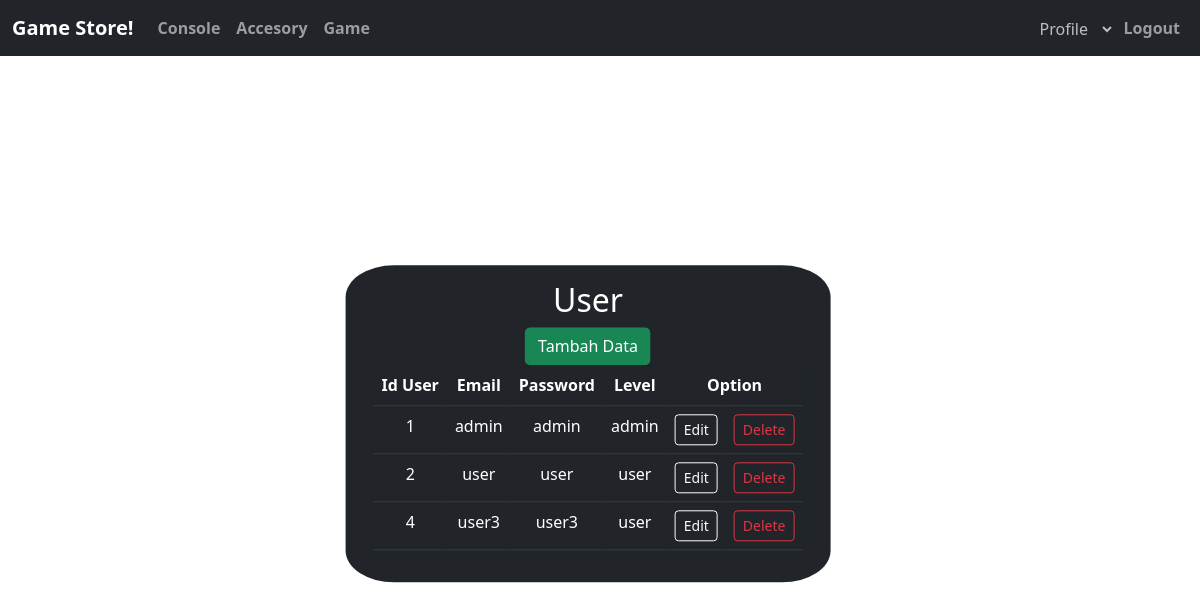
Page /page/user_admin.php on the committed database.
### tables this page shows
CREATE TABLE `user` (
  `id_user` int(11) NOT NULL,
  `username` varchar(20) NOT NULL,
  `password` varchar(20) NOT NULL,
  `level` varchar(20) NOT NULL
);

### page/user_admin.php (the view, shortened to what this page needs)
<!DOCTYPE html>
<html lang="en">
<head>
    <link rel="stylesheet" href="style.css">
    <link href="https://cdn.jsdelivr.net/npm/bootstrap@5.2.2/dist/css/bootstrap.min.css" rel="stylesheet"
>
</head>
<body>
    <nav class="navbar navbar-expand-lg fixed-top navbar-dark bg-dark">
        <div class="container-fluid">
            <div class="collapse navbar-collapse" id="navbarNav">
                <strong><a class="navbar-brand" href="#">Game Store!</a>
                </strong>
                <strong>
                    <ul class="navbar-nav">
                        <li class="nav-item">
                            <a class="nav-link" href="console.php">Console</a>
                        </li>
                        <li class="nav-item">
                            <a class="nav-link" href="accesory.php">Accesory</a>
                        </li>
                        <li class="nav-item">
                            <a class="nav-link" href="game.php">Game</a>
                        </li>
                    </ul>
            </div>
            <div class="collapse navbar-collapse" id="navbarNavDropdown">
                <ul class="navbar-nav ms-auto">
                    <li class="nav-item">
                        <form method="POST" action="">
                            <select name="profile"
                                onChange="document.location.href=this.options[this.selectedIndex].value;"
                                class="text-bg-dark border border-dark mt-2" style="opacity:0.7;"
                                aria-label=".form-select example">
                                <option value="0">Profile </option>
                            </select>
                        </form>
                    </li>
                    <li class="nav-item">
                        <a class="nav-link" aria-current="page" href="logout.php">Logout</a>
                    </li>
                </ul>
            </div>
        </div>
    </nav>
    <div class="row text-bg-dark text-center p-3 mt-4 position-absolute top-50 start-50 translate-middle"
        style="border-radius: 10%;">
        <div class="col-sm-auto">
            <h2>User</h2>
            <a href="user_admin_tambah.php" class="btn text-bg-success">Tambah Data</a>
            <br>
            <table class="table table-dark table-hover table-lg">
                <thead>
                    <tr>
                        <th scope="col">Id User</th>
                        <th scope="col">Email</th>
                        <th scope="col">Password</th>
                        <th scope="col">Level</th>
                        <th scope="col" colspan="2">Option</th>
                    </tr>
                </thead>
                <tbody>
                    <?php
                        include('koneksi.php');
                        $sql	= "SELECT * FROM user";
                        $query	= mysqli_query($connect, $sql);
                        while ($data = mysqli_fetch_array($query)) {
                            ?>
                    <tr>
                        <td><?= $data['id_user']; ?></td>
                        <td><?= $data['username']; ?></td>
                        <td><?= $data['password']; ?></td>
                        <td><?= $data['level']; ?></td>
                        <td><a href="user_admin_edit.php?edit=<?= $data['id_user']; ?>"><button
                                    class="btn btn-sm btn-outline-light" type="submit">Edit</button></a></td>
                        <td><a href="user_admin_hapus.php?delete=<?= $data['id_user']; ?>"><button
                                    class="btn btn-sm btn-outline-danger" type="submit">Delete</button></a></td>
                    </tr>
                    <?php } ?>
                </tbody>
            </table>
        </div>
    </div>
</body>
</html>

### style.css (style rules this page uses)
* { padding: 0; margin: 0; box-sizing: border-box; }

### rows in the picture
user: id_user "1", username "admin", password "admin", level "admin"
user: id_user "2", username "user", password "user", level "user"
user: id_user "4", username "user3", password "user3", level "user"
